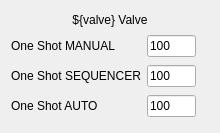
<?xml version="1.0" encoding="UTF-8"?>
<ui version="4.0">
 <class>Form</class>
 <widget class="QWidget" name="Form">
  <property name="geometry">
   <rect>
    <x>0</x>
    <y>0</y>
    <width>220</width>
    <height>133</height>
   </rect>
  </property>
  <property name="sizePolicy">
   <sizepolicy hsizetype="Maximum" vsizetype="Maximum">
    <horstretch>0</horstretch>
    <verstretch>0</verstretch>
   </sizepolicy>
  </property>
  <property name="windowTitle">
   <string>Form</string>
  </property>
  <layout class="QGridLayout" name="gridLayout">
   <item row="1" column="0">
    <widget class="QLabel" name="label">
     <property name="text">
      <string>One Shot MANUAL</string>
     </property>
    </widget>
   </item>
   <item row="1" column="1">
    <widget class="PyDMLineEdit" name="PyDMLineEdit">
     <property name="sizePolicy">
      <sizepolicy hsizetype="Preferred" vsizetype="Fixed">
       <horstretch>0</horstretch>
       <verstretch>0</verstretch>
      </sizepolicy>
     </property>
     <property name="minimumSize">
      <size>
       <width>30</width>
       <height>0</height>
      </size>
     </property>
     <property name="toolTip">
      <string/>
     </property>
     <property name="text">
      <string>100</string>
     </property>
     <property name="precision" stdset="0">
      <number>2</number>
     </property>
     <property name="channel" stdset="0">
      <string/>
     </property>
     <property name="showUnits" stdset="0">
      <bool>true</bool>
     </property>
    </widget>
   </item>
   <item row="4" column="0">
    <widget class="QLabel" name="label_3">
     <property name="text">
      <string>One Shot AUTO</string>
     </property>
    </widget>
   </item>
   <item row="3" column="1">
    <widget class="PyDMLineEdit" name="PyDMLineEdit_2">
     <property name="sizePolicy">
      <sizepolicy hsizetype="Preferred" vsizetype="Fixed">
       <horstretch>0</horstretch>
       <verstretch>0</verstretch>
      </sizepolicy>
     </property>
     <property name="minimumSize">
      <size>
       <width>30</width>
       <height>0</height>
      </size>
     </property>
     <property name="toolTip">
      <string/>
     </property>
     <property name="text">
      <string>100</string>
     </property>
     <property name="channel" stdset="0">
      <string/>
     </property>
     <property name="showUnits" stdset="0">
      <bool>true</bool>
     </property>
     <property name="precision" stdset="0">
      <number>2</number>
     </property>
    </widget>
   </item>
   <item row="4" column="1">
    <widget class="PyDMLineEdit" name="PyDMLineEdit_3">
     <property name="sizePolicy">
      <sizepolicy hsizetype="Preferred" vsizetype="Fixed">
       <horstretch>0</horstretch>
       <verstretch>0</verstretch>
      </sizepolicy>
     </property>
     <property name="minimumSize">
      <size>
       <width>30</width>
       <height>0</height>
      </size>
     </property>
     <property name="toolTip">
      <string/>
     </property>
     <property name="text">
      <string>100</string>
     </property>
     <property name="channel" stdset="0">
      <string/>
     </property>
     <property name="showUnits" stdset="0">
      <bool>true</bool>
     </property>
     <property name="precision" stdset="0">
      <number>2</number>
     </property>
    </widget>
   </item>
   <item row="3" column="0">
    <widget class="QLabel" name="label_2">
     <property name="text">
      <string>One Shot SEQUENCER</string>
     </property>
    </widget>
   </item>
   <item row="1" column="2">
    <widget class="PyDMLabel" name="PyDMLabel">
     <property name="toolTip">
      <string/>
     </property>
     <property name="channel" stdset="0">
      <string>${manualChannel}</string>
     </property>
    </widget>
   </item>
   <item row="0" column="0" colspan="3">
    <widget class="QLabel" name="label_4">
     <property name="sizePolicy">
      <sizepolicy hsizetype="Preferred" vsizetype="Maximum">
       <horstretch>0</horstretch>
       <verstretch>0</verstretch>
      </sizepolicy>
     </property>
     <property name="text">
      <string>${valve} Valve</string>
     </property>
     <property name="alignment">
      <set>Qt::AlignCenter</set>
     </property>
    </widget>
   </item>
   <item row="3" column="2">
    <widget class="PyDMLabel" name="PyDMLabel_2">
     <property name="toolTip">
      <string/>
     </property>
    </widget>
   </item>
   <item row="4" column="2">
    <widget class="PyDMLabel" name="PyDMLabel_3">
     <property name="toolTip">
      <string/>
     </property>
    </widget>
   </item>
  </layout>
 </widget>
 <customwidgets>
  <customwidget>
   <class>PyDMLabel</class>
   <extends>QLabel</extends>
   <header>pydm.widgets.label</header>
  </customwidget>
  <customwidget>
   <class>PyDMLineEdit</class>
   <extends>QLineEdit</extends>
   <header>pydm.widgets.line_edit</header>
  </customwidget>
 </customwidgets>
 <resources/>
 <connections/>
</ui>
